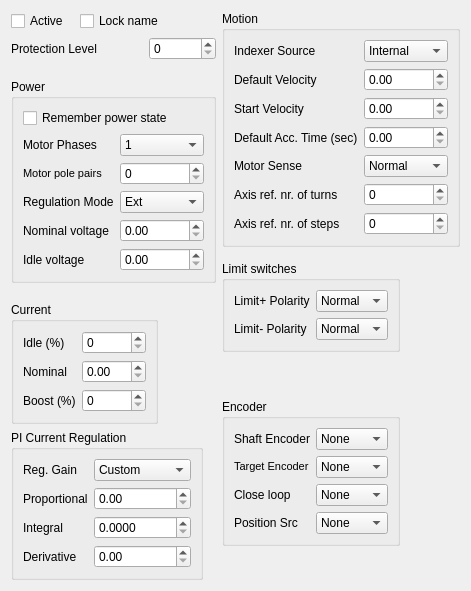
     <widget class="QWidget" name="tab_2" >
      <attribute name="title" >
       <string>Driver</string>
      </attribute>
      <layout class="QGridLayout" >
       <item row="0" column="0" >
        <layout class="QGridLayout" >
         <property name="leftMargin" >
          <number>0</number>
         </property>
         <property name="topMargin" >
          <number>0</number>
         </property>
         <property name="rightMargin" >
          <number>0</number>
         </property>
         <property name="bottomMargin" >
          <number>0</number>
         </property>
         <property name="horizontalSpacing" >
          <number>6</number>
         </property>
         <property name="verticalSpacing" >
          <number>6</number>
         </property>
         <item row="0" column="1" colspan="2" >
          <widget class="QCheckBox" name="NAMELOCK" >
           <property name="text" >
            <string>Lock name</string>
           </property>
          </widget>
         </item>
         <item row="0" column="0" >
          <widget class="QCheckBox" name="ACTIVE" >
           <property name="text" >
            <string>Active</string>
           </property>
          </widget>
         </item>
         <item row="1" column="2" >
          <widget class="QSpinBox" name="PROTLEVEL" >
           <property name="maximum" >
            <number>999999999</number>
           </property>
          </widget>
         </item>
         <item row="1" column="0" colspan="2" >
          <widget class="QLabel" name="label_46" >
           <property name="toolTip" >
            <string/>
           </property>
           <property name="text" >
            <string>Protection Level</string>
           </property>
          </widget>
         </item>
        </layout>
       </item>
       <item rowspan="2" row="0" column="1" >
        <widget class="QGroupBox" name="groupBox_11" >
         <property name="sizePolicy" >
          <sizepolicy vsizetype="Fixed" hsizetype="Fixed" >
           <horstretch>0</horstretch>
           <verstretch>0</verstretch>
          </sizepolicy>
         </property>
         <property name="title" >
          <string>Motion</string>
         </property>
         <property name="flat" >
          <bool>true</bool>
         </property>
         <property name="checkable" >
          <bool>false</bool>
         </property>
         <layout class="QGridLayout" >
          <property name="leftMargin" >
           <number>9</number>
          </property>
          <property name="topMargin" >
           <number>9</number>
          </property>
          <property name="rightMargin" >
           <number>9</number>
          </property>
          <property name="bottomMargin" >
           <number>9</number>
          </property>
          <property name="horizontalSpacing" >
           <number>6</number>
          </property>
          <property name="verticalSpacing" >
           <number>6</number>
          </property>
          <item row="0" column="0" >
           <widget class="QLabel" name="label_38" >
            <property name="text" >
             <string>Indexer Source</string>
            </property>
           </widget>
          </item>
          <item row="1" column="1" >
           <widget class="QDoubleSpinBox" name="DEFVEL" >
            <property name="toolTip" >
             <string>proportional constant in the PI current regulator</string>
            </property>
            <property name="maximum" >
             <double>429496729.000000000000000</double>
            </property>
            <property name="singleStep" >
             <double>1.000000000000000</double>
            </property>
           </widget>
          </item>
          <item row="2" column="0" >
           <widget class="QLabel" name="label_32" >
            <property name="toolTip" >
             <string/>
            </property>
            <property name="text" >
             <string>Start Velocity</string>
            </property>
           </widget>
          </item>
          <item row="2" column="1" >
           <widget class="QDoubleSpinBox" name="STRTVEL" >
            <property name="toolTip" >
             <string>proportional constant in the PI current regulator</string>
            </property>
            <property name="maximum" >
             <double>429496729.000000000000000</double>
            </property>
            <property name="singleStep" >
             <double>1.000000000000000</double>
            </property>
           </widget>
          </item>
          <item row="1" column="0" >
           <widget class="QLabel" name="label_28" >
            <property name="toolTip" >
             <string/>
            </property>
            <property name="text" >
             <string>Default Velocity</string>
            </property>
           </widget>
          </item>
          <item row="3" column="0" >
           <widget class="QLabel" name="label_33" >
            <property name="toolTip" >
             <string/>
            </property>
            <property name="text" >
             <string>Default Acc. Time (sec)</string>
            </property>
           </widget>
          </item>
          <item row="3" column="1" >
           <widget class="QDoubleSpinBox" name="DEFACCT" >
            <property name="toolTip" >
             <string>proportional constant in the PI current regulator</string>
            </property>
            <property name="maximum" >
             <double>429496729.000000000000000</double>
            </property>
            <property name="singleStep" >
             <double>1.000000000000000</double>
            </property>
           </widget>
          </item>
          <item row="5" column="1" >
           <widget class="QSpinBox" name="ANTURN" >
            <property name="maximum" >
             <number>99999</number>
            </property>
           </widget>
          </item>
          <item row="5" column="0" >
           <widget class="QLabel" name="label_39" >
            <property name="toolTip" >
             <string/>
            </property>
            <property name="text" >
             <string>Axis ref. nr. of turns</string>
            </property>
           </widget>
          </item>
          <item row="4" column="0" >
           <widget class="QLabel" name="label_34" >
            <property name="text" >
             <string>Motor Sense</string>
            </property>
           </widget>
          </item>
          <item row="6" column="0" >
           <widget class="QLabel" name="label_40" >
            <property name="toolTip" >
             <string/>
            </property>
            <property name="text" >
             <string>Axis ref. nr. of steps</string>
            </property>
           </widget>
          </item>
          <item row="6" column="1" >
           <widget class="QSpinBox" name="ANSTEP" >
            <property name="maximum" >
             <number>429496729</number>
            </property>
           </widget>
          </item>
          <item row="0" column="1" >
           <widget class="QComboBox" name="INDEXER" >
            <item>
             <property name="text" >
              <string>Internal</string>
             </property>
            </item>
            <item>
             <property name="text" >
              <string>InPos</string>
             </property>
            </item>
            <item>
             <property name="text" >
              <string>EncIn</string>
             </property>
            </item>
           </widget>
          </item>
          <item row="4" column="1" >
           <widget class="QComboBox" name="MOTSENSE" >
            <item>
             <property name="text" >
              <string>Normal</string>
             </property>
            </item>
            <item>
             <property name="text" >
              <string>Inverted</string>
             </property>
            </item>
           </widget>
          </item>
         </layout>
        </widget>
       </item>
       <item rowspan="2" row="1" column="0" >
        <widget class="QGroupBox" name="groupBox_9" >
         <property name="sizePolicy" >
          <sizepolicy vsizetype="Fixed" hsizetype="Fixed" >
           <horstretch>0</horstretch>
           <verstretch>0</verstretch>
          </sizepolicy>
         </property>
         <property name="minimumSize" >
          <size>
           <width>0</width>
           <height>195</height>
          </size>
         </property>
         <property name="title" >
          <string>Power</string>
         </property>
         <property name="flat" >
          <bool>true</bool>
         </property>
         <layout class="QGridLayout" >
          <item row="0" column="0" colspan="2" >
           <widget class="QCheckBox" name="POWERON" >
            <property name="text" >
             <string>Remember power state</string>
            </property>
           </widget>
          </item>
          <item row="1" column="0" >
           <widget class="QLabel" name="label_41" >
            <property name="text" >
             <string>Motor Phases</string>
            </property>
           </widget>
          </item>
          <item row="1" column="1" >
           <widget class="QComboBox" name="MOTPHASES" >
            <item>
             <property name="text" >
              <string>1</string>
             </property>
            </item>
            <item>
             <property name="text" >
              <string>2</string>
             </property>
            </item>
            <item>
             <property name="text" >
              <string>3</string>
             </property>
            </item>
           </widget>
          </item>
          <item row="2" column="0" >
           <widget class="QLabel" name="label_42" >
            <property name="toolTip" >
             <string/>
            </property>
            <property name="text" >
             <string>&lt;html>&lt;head>&lt;meta name="qrichtext" content="1" />&lt;style type="text/css">
p, li { white-space: pre-wrap; }
&lt;/style>&lt;/head>&lt;body style=" font-family:'Sans Serif'; font-size:8pt; font-weight:400; font-style:normal; text-decoration:none;">
&lt;p style=" margin-top:0px; margin-bottom:0px; margin-left:0px; margin-right:0px; -qt-block-indent:0; text-indent:0px;">Motor pole pairs&lt;/p>&lt;/body>&lt;/html></string>
            </property>
           </widget>
          </item>
          <item row="2" column="1" >
           <widget class="QSpinBox" name="MOTPOLES" >
            <property name="maximum" >
             <number>999999</number>
            </property>
           </widget>
          </item>
          <item row="3" column="0" >
           <widget class="QLabel" name="label_43" >
            <property name="text" >
             <string>Regulation Mode</string>
            </property>
           </widget>
          </item>
          <item row="3" column="1" >
           <widget class="QComboBox" name="MREGMODE" >
            <item>
             <property name="text" >
              <string>Ext</string>
             </property>
            </item>
            <item>
             <property name="text" >
              <string>Volt</string>
             </property>
            </item>
            <item>
             <property name="text" >
              <string>Curr</string>
             </property>
            </item>
            <item>
             <property name="text" >
              <string>Curr_vect</string>
             </property>
            </item>
            <item>
             <property name="text" >
              <string>Torque</string>
             </property>
            </item>
           </widget>
          </item>
          <item row="4" column="0" >
           <widget class="QLabel" name="label_29" >
            <property name="toolTip" >
             <string/>
            </property>
            <property name="text" >
             <string>Nominal voltage</string>
            </property>
           </widget>
          </item>
          <item row="4" column="1" >
           <widget class="QDoubleSpinBox" name="NVOLT" >
            <property name="toolTip" >
             <string>Vcc to the motor phases when motor is moving</string>
            </property>
            <property name="singleStep" >
             <double>0.100000000000000</double>
            </property>
            <property name="value" >
             <double>0.000000000000000</double>
            </property>
           </widget>
          </item>
          <item row="5" column="0" >
           <widget class="QLabel" name="label_20" >
            <property name="toolTip" >
             <string/>
            </property>
            <property name="text" >
             <string>Idle voltage</string>
            </property>
           </widget>
          </item>
          <item row="5" column="1" >
           <widget class="QDoubleSpinBox" name="IVOLT" >
            <property name="toolTip" >
             <string>Vcc to the motor phases when motor is moving</string>
            </property>
            <property name="singleStep" >
             <double>0.100000000000000</double>
            </property>
            <property name="value" >
             <double>0.000000000000000</double>
            </property>
           </widget>
          </item>
         </layout>
        </widget>
       </item>
       <item rowspan="2" row="2" column="1" >
        <widget class="QGroupBox" name="groupBox_8" >
         <property name="sizePolicy" >
          <sizepolicy vsizetype="Fixed" hsizetype="Fixed" >
           <horstretch>0</horstretch>
           <verstretch>0</verstretch>
          </sizepolicy>
         </property>
         <property name="title" >
          <string>Limit switches</string>
         </property>
         <property name="flat" >
          <bool>true</bool>
         </property>
         <layout class="QGridLayout" >
          <property name="leftMargin" >
           <number>9</number>
          </property>
          <property name="topMargin" >
           <number>9</number>
          </property>
          <property name="rightMargin" >
           <number>9</number>
          </property>
          <property name="bottomMargin" >
           <number>9</number>
          </property>
          <property name="horizontalSpacing" >
           <number>6</number>
          </property>
          <property name="verticalSpacing" >
           <number>6</number>
          </property>
          <item row="1" column="1" >
           <widget class="QComboBox" name="LMPOL" >
            <item>
             <property name="text" >
              <string>Normal</string>
             </property>
            </item>
            <item>
             <property name="text" >
              <string>Inverted</string>
             </property>
            </item>
           </widget>
          </item>
          <item row="0" column="0" >
           <widget class="QLabel" name="label_3" >
            <property name="text" >
             <string>Limit+ Polarity</string>
            </property>
           </widget>
          </item>
          <item row="0" column="1" >
           <widget class="QComboBox" name="LPPOL" >
            <item>
             <property name="text" >
              <string>Normal</string>
             </property>
            </item>
            <item>
             <property name="text" >
              <string>Inverted</string>
             </property>
            </item>
           </widget>
          </item>
          <item row="1" column="0" >
           <widget class="QLabel" name="label_19" >
            <property name="text" >
             <string>Limit- Polarity</string>
            </property>
           </widget>
          </item>
         </layout>
        </widget>
       </item>
       <item rowspan="2" row="3" column="0" >
        <widget class="QGroupBox" name="groupBox_6" >
         <property name="sizePolicy" >
          <sizepolicy vsizetype="Fixed" hsizetype="Fixed" >
           <horstretch>0</horstretch>
           <verstretch>0</verstretch>
          </sizepolicy>
         </property>
         <property name="title" >
          <string>Current</string>
         </property>
         <property name="flat" >
          <bool>true</bool>
         </property>
         <layout class="QGridLayout" >
          <item row="0" column="0" >
           <widget class="QLabel" name="label_16" >
            <property name="toolTip" >
             <string/>
            </property>
            <property name="text" >
             <string>Idle (%)</string>
            </property>
           </widget>
          </item>
          <item row="0" column="1" >
           <widget class="QSpinBox" name="ICURR" >
            <property name="toolTip" >
             <string>current to the motor when the motor is at rest</string>
            </property>
            <property name="maximum" >
             <number>100</number>
            </property>
            <property name="singleStep" >
             <number>1</number>
            </property>
           </widget>
          </item>
          <item row="1" column="0" >
           <widget class="QLabel" name="label_18" >
            <property name="toolTip" >
             <string/>
            </property>
            <property name="text" >
             <string>Nominal</string>
            </property>
           </widget>
          </item>
          <item row="1" column="1" >
           <widget class="QDoubleSpinBox" name="NCURR" >
            <property name="toolTip" >
             <string>current to the motor during steady rate speed</string>
            </property>
            <property name="maximum" >
             <double>100.000000000000000</double>
            </property>
            <property name="singleStep" >
             <double>0.100000000000000</double>
            </property>
           </widget>
          </item>
          <item row="2" column="0" >
           <widget class="QLabel" name="label_17" >
            <property name="toolTip" >
             <string/>
            </property>
            <property name="text" >
             <string>Boost (%)</string>
            </property>
           </widget>
          </item>
          <item row="2" column="1" >
           <widget class="QSpinBox" name="BCURR" >
            <property name="toolTip" >
             <string>current to the motor when the motor is at rest</string>
            </property>
            <property name="maximum" >
             <number>100</number>
            </property>
            <property name="singleStep" >
             <number>1</number>
            </property>
           </widget>
          </item>
         </layout>
        </widget>
       </item>
       <item rowspan="2" row="4" column="1" >
        <widget class="QGroupBox" name="groupBox_12" >
         <property name="sizePolicy" >
          <sizepolicy vsizetype="Fixed" hsizetype="Fixed" >
           <horstretch>0</horstretch>
           <verstretch>0</verstretch>
          </sizepolicy>
         </property>
         <property name="title" >
          <string>Encoder</string>
         </property>
         <property name="flat" >
          <bool>true</bool>
         </property>
         <layout class="QGridLayout" >
          <property name="leftMargin" >
           <number>9</number>
          </property>
          <property name="topMargin" >
           <number>9</number>
          </property>
          <property name="rightMargin" >
           <number>9</number>
          </property>
          <property name="bottomMargin" >
           <number>9</number>
          </property>
          <property name="horizontalSpacing" >
           <number>6</number>
          </property>
          <property name="verticalSpacing" >
           <number>6</number>
          </property>
          <item row="2" column="1" >
           <widget class="QComboBox" name="PCLOOP" >
            <item>
             <property name="text" >
              <string>None</string>
             </property>
            </item>
            <item>
             <property name="text" >
              <string>ShftEnc</string>
             </property>
            </item>
            <item>
             <property name="text" >
              <string>TgtEnc</string>
             </property>
            </item>
           </widget>
          </item>
          <item row="3" column="1" >
           <widget class="QComboBox" name="POSSRC" >
            <item>
             <property name="text" >
              <string>None</string>
             </property>
            </item>
            <item>
             <property name="text" >
              <string>ShftEnc</string>
             </property>
            </item>
            <item>
             <property name="text" >
              <string>TgtEnc</string>
             </property>
            </item>
           </widget>
          </item>
          <item row="3" column="0" >
           <widget class="QLabel" name="label_57" >
            <property name="text" >
             <string>Position Src</string>
            </property>
           </widget>
          </item>
          <item row="2" column="0" >
           <widget class="QLabel" name="label_37" >
            <property name="text" >
             <string>Close loop</string>
            </property>
           </widget>
          </item>
          <item row="0" column="1" >
           <widget class="QComboBox" name="SHFTENC" >
            <item>
             <property name="text" >
              <string>None</string>
             </property>
            </item>
            <item>
             <property name="text" >
              <string>InPos</string>
             </property>
            </item>
            <item>
             <property name="text" >
              <string>EncIn</string>
             </property>
            </item>
            <item>
             <property name="text" >
              <string>AbsEnc</string>
             </property>
            </item>
           </widget>
          </item>
          <item row="1" column="1" >
           <widget class="QComboBox" name="TGTENC" >
            <item>
             <property name="text" >
              <string>None</string>
             </property>
            </item>
            <item>
             <property name="text" >
              <string>InPos</string>
             </property>
            </item>
            <item>
             <property name="text" >
              <string>EncIn</string>
             </property>
            </item>
            <item>
             <property name="text" >
              <string>AbsEnc</string>
             </property>
            </item>
           </widget>
          </item>
          <item row="0" column="0" >
           <widget class="QLabel" name="label_35" >
            <property name="text" >
             <string>Shaft Encoder</string>
            </property>
           </widget>
          </item>
          <item row="1" column="0" >
           <widget class="QLabel" name="label_36" >
            <property name="text" >
             <string>&lt;html>&lt;head>&lt;meta name="qrichtext" content="1" />&lt;style type="text/css">
p, li { white-space: pre-wrap; }
&lt;/style>&lt;/head>&lt;body style=" font-family:'Sans Serif'; font-size:8pt; font-weight:400; font-style:normal; text-decoration:none;">
&lt;p style=" margin-top:0px; margin-bottom:0px; margin-left:0px; margin-right:0px; -qt-block-indent:0; text-indent:0px;">Target Encoder&lt;/p>&lt;/body>&lt;/html></string>
            </property>
           </widget>
          </item>
         </layout>
        </widget>
       </item>
       <item row="5" column="0" >
        <widget class="QGroupBox" name="groupBox_7" >
         <property name="sizePolicy" >
          <sizepolicy vsizetype="Fixed" hsizetype="Fixed" >
           <horstretch>0</horstretch>
           <verstretch>0</verstretch>
          </sizepolicy>
         </property>
         <property name="title" >
          <string>PI Current Regulation</string>
         </property>
         <property name="flat" >
          <bool>true</bool>
         </property>
         <property name="checkable" >
          <bool>false</bool>
         </property>
         <layout class="QGridLayout" >
          <item row="0" column="0" >
           <widget class="QLabel" name="label_58" >
            <property name="text" >
             <string>Reg. Gain</string>
            </property>
           </widget>
          </item>
          <item row="0" column="1" >
           <widget class="QComboBox" name="CURRGAIN" >
            <item>
             <property name="text" >
              <string>Custom</string>
             </property>
            </item>
            <item>
             <property name="text" >
              <string>Low</string>
             </property>
            </item>
            <item>
             <property name="text" >
              <string>Medium</string>
             </property>
            </item>
            <item>
             <property name="text" >
              <string>High</string>
             </property>
            </item>
           </widget>
          </item>
          <item row="1" column="0" >
           <widget class="QLabel" name="label_23" >
            <property name="toolTip" >
             <string/>
            </property>
            <property name="text" >
             <string>Proportional</string>
            </property>
           </widget>
          </item>
          <item row="1" column="1" >
           <widget class="QDoubleSpinBox" name="MREGP" >
            <property name="toolTip" >
             <string>proportional constant in the PI current regulator</string>
            </property>
            <property name="maximum" >
             <double>99999999.000000000000000</double>
            </property>
            <property name="singleStep" >
             <double>1.000000000000000</double>
            </property>
           </widget>
          </item>
          <item row="2" column="0" >
           <widget class="QLabel" name="label_21" >
            <property name="toolTip" >
             <string/>
            </property>
            <property name="text" >
             <string>Integral</string>
            </property>
           </widget>
          </item>
          <item row="2" column="1" >
           <widget class="QDoubleSpinBox" name="MREGI" >
            <property name="toolTip" >
             <string>integral constant in the PI current regulator</string>
            </property>
            <property name="decimals" >
             <number>4</number>
            </property>
            <property name="maximum" >
             <double>999999999.000000000000000</double>
            </property>
            <property name="singleStep" >
             <double>0.100000000000000</double>
            </property>
           </widget>
          </item>
          <item row="3" column="0" >
           <widget class="QLabel" name="label_25" >
            <property name="toolTip" >
             <string/>
            </property>
            <property name="text" >
             <string>Derivative</string>
            </property>
           </widget>
          </item>
          <item row="3" column="1" >
           <widget class="QDoubleSpinBox" name="MREGD" >
            <property name="toolTip" >
             <string>proportional constant in the PI current regulator</string>
            </property>
            <property name="maximum" >
             <double>9999999.000000000000000</double>
            </property>
            <property name="singleStep" >
             <double>1.000000000000000</double>
            </property>
           </widget>
          </item>
         </layout>
        </widget>
       </item>
      </layout>
     </widget>
